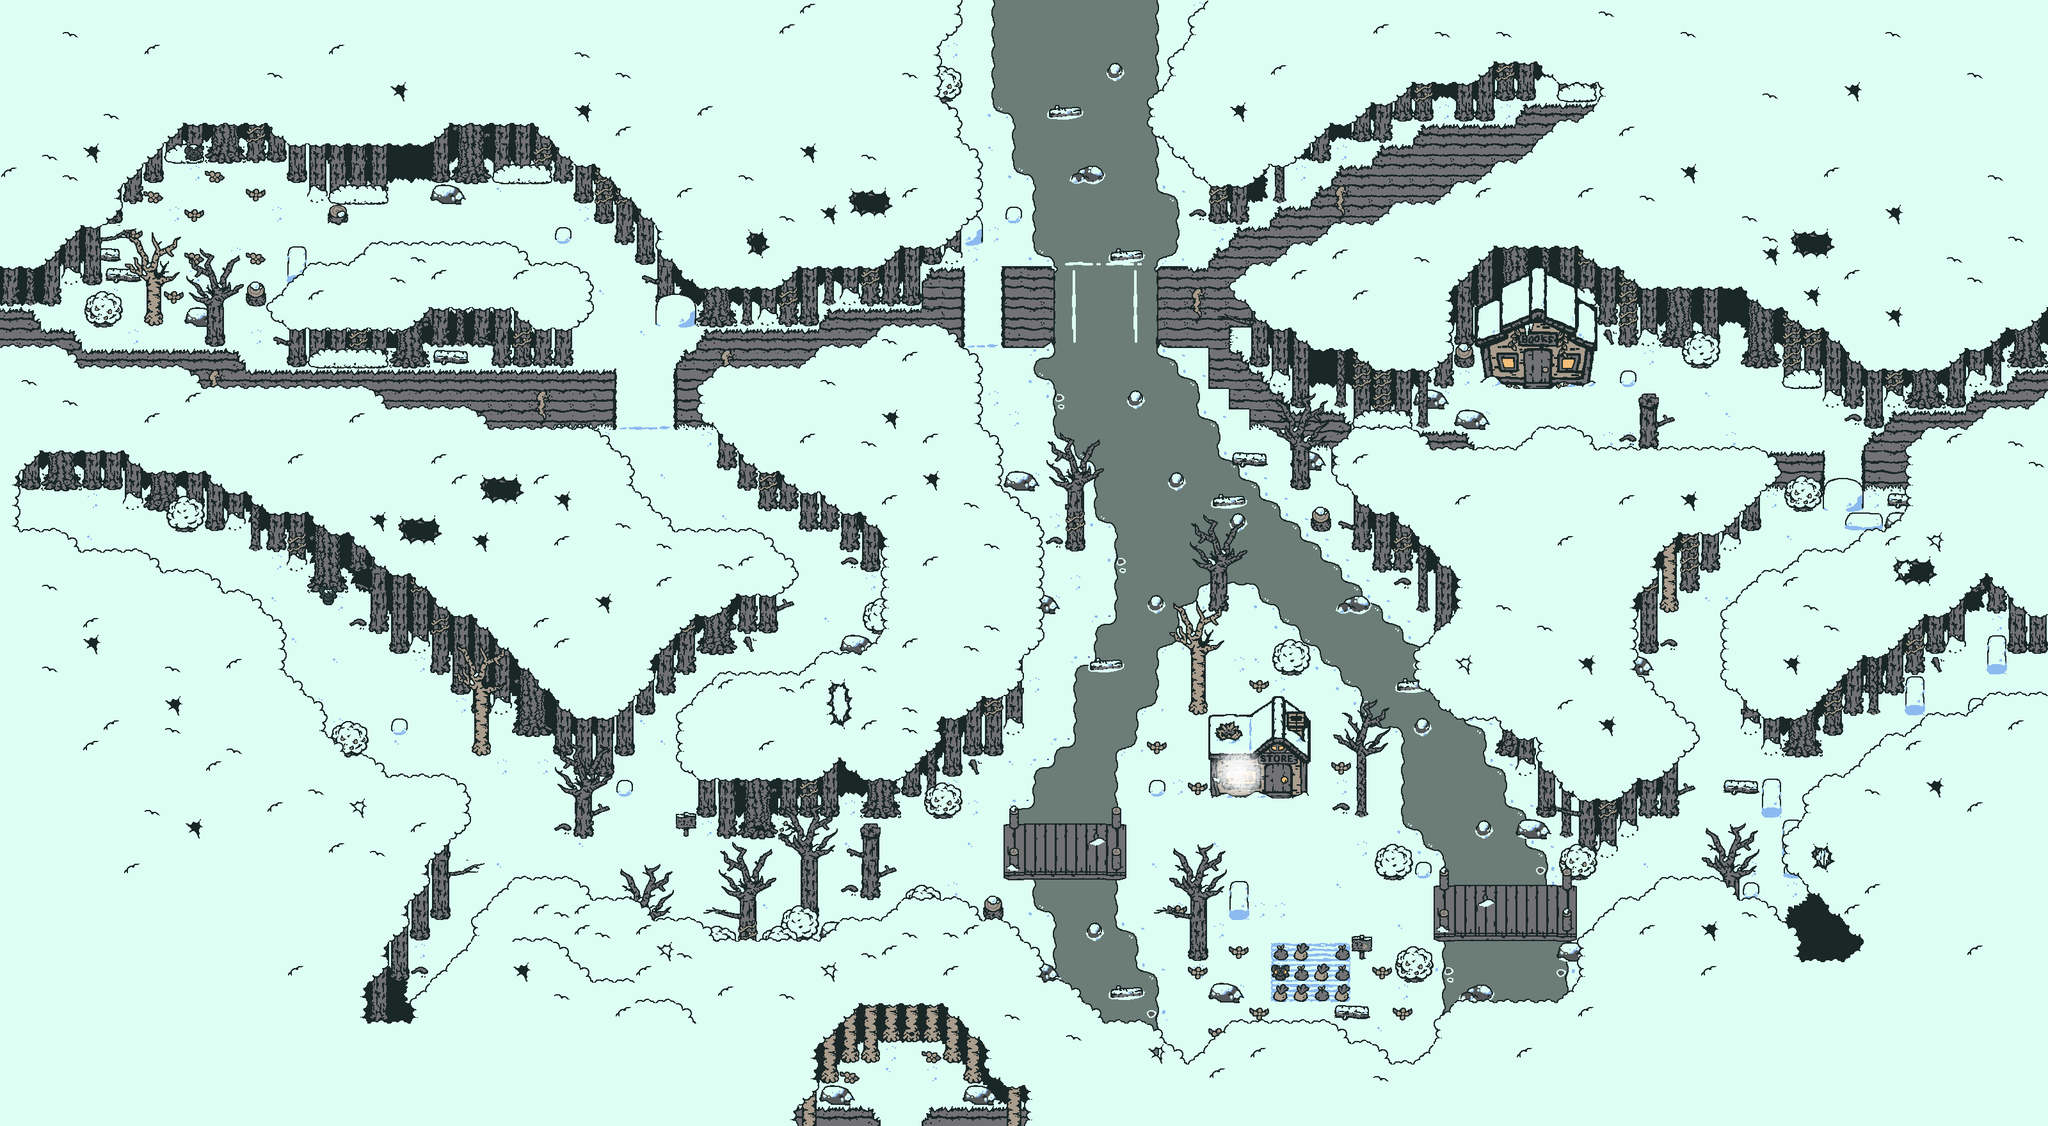

A level layout from a 2D game, rendered from its tile map. Below: a short description, then the map file with tile-grid data replaced by summaries:
An orthogonal 100x55 tile map with 32x32 px tiles, 5 tile layers (FLOOR, MIDDLE, ABOVE, LIGHT, ...), 6 tilesets and 413 objects (38x ice, 9x portal, 2x door, 2x sign, 2x signback, ...).

<map version="1.2" tiledversion="1.2.3" orientation="orthogonal" renderorder="right-down" width="100" height="55" tilewidth="32" tileheight="32" infinite="0" nextlayerid="10" nextobjectid="1054">
 <tileset firstgid="1" source="tilesets/objects.tsx" />
 <tileset firstgid="9" source="tilesets/trees_frost.tsx" />
 <tileset firstgid="174" source="tilesets/forest_frost.tsx" />
 <tileset firstgid="430" source="tilesets/shop_exterior_frost.tsx" />
 <tileset firstgid="470" source="tilesets/bookstore_exterior_frost.tsx" />
 <tileset firstgid="506" source="tilesets/light.tsx" />
 <layer id="1" name="FLOOR" width="100" height="55">
  <data>[5500 cells, 5499 non-empty, 78 distinct tile ids]</data>
 </layer>
 <layer id="2" name="MIDDLE" width="100" height="55">
  <data>[5500 cells, 837 non-empty, 112 distinct tile ids]</data>
 </layer>
 <layer id="3" name="ABOVE" width="100" height="55">
  <data>[5500 cells, 494 non-empty, 91 distinct tile ids]</data>
 </layer>
 <layer id="9" name="LIGHT" width="100" height="55">
  <data>[5500 cells, 9 non-empty, 9 distinct tile ids]</data>
 </layer>
 <layer id="4" name="OVERHEAD" width="100" height="55">
  <data>[5500 cells, 3516 non-empty, 24 distinct tile ids]</data>
 </layer>
 <objectgroup color="#b038d8" id="5" name="SLOPES" visible="0">
  <object id="468" x="960" y="576" width="96" height="96" />
  <object id="470" x="1648" y="416" width="160" height="128" />
  <object id="471" x="2848" y="704" width="64" height="64" />
  <object id="851" x="1376" y="1728" width="64" height="32" />
  <object id="1018" x="1504" y="416" width="64" height="128" />
 </objectgroup>
 <objectgroup color="#c1e702" id="7" name="COLLISION" opacity="0.51">
  <object id="200" x="1248" y="1408" width="32" height="32" />
  <object id="204" x="1120" y="1280" width="96" height="32" />
  <object id="209" x="0" y="1504" width="608" height="256" />
  <object id="212" x="0" y="1472" width="640" height="32" />
  <object id="213" x="0" y="1440" width="672" height="32" />
  <object id="214" x="0" y="1408" width="704" height="32" />
  <object id="215" x="1408" y="1472" width="128" height="32" />
  <object id="217" x="1408" y="608" width="64" height="640" />
  <object id="218" x="1472" y="608" width="32" height="608" />
  <object id="219" x="1504" y="800" width="32" height="384" />
  <object id="220" x="1568" y="928" width="32" height="224" />
  <object id="222" x="1088" y="1120" width="192" height="160" />
  <object id="223" x="896" y="800" width="64" height="416" />
  <object id="224" x="864" y="800" width="32" height="384" />
  <object id="225" x="832" y="832" width="32" height="320" />
  <object id="227" x="1536" y="1408" width="32" height="32" />
  <object id="229" x="896" y="1280" width="32" height="32" />
  <object id="237" x="1088" y="1472" width="224" height="32" />
  <object id="238" x="1216" y="1440" width="64" height="32" />
  <object id="239" x="1408" y="1408" width="64" height="32" />
  <object id="240" x="1440" y="1248" width="64" height="32" />
  <object id="246" x="1344" y="1376" width="32" height="32" />
  <object id="247" x="1280" y="1440" width="56" height="32" />
  <object id="258" x="1280" y="1248" width="32" height="32" />
  <object id="259" x="0" y="1376" width="704" height="32" />
  <object id="260" x="960" y="800" width="32" height="384" />
  <object id="261" x="992" y="832" width="32" height="288" />
  <object id="262" x="1024" y="864" width="32" height="224" />
  <object id="263" x="1056" y="896" width="32" height="160" />
  <object id="264" x="1088" y="896" width="64" height="128" />
  <object id="265" x="1152" y="896" width="64" height="96" />
  <object id="268" x="1312" y="992" width="56" height="32" />
  <object id="272" x="1344" y="960" width="64" height="32" />
  <object id="274" x="1344" y="1088" width="64" height="192" />
  <object id="275" x="1344" y="608" width="64" height="288" />
  <object id="276" x="1312" y="608" width="32" height="256" />
  <object id="277" x="1280" y="608" width="32" height="224" />
  <object id="278" x="1248" y="608" width="32" height="224" />
  <object id="279" x="1184" y="608" width="64" height="192" />
  <object id="280" x="1152" y="608" width="32" height="160" />
  <object id="281" x="1120" y="608" width="32" height="128" />
  <object id="282" x="1568" y="736" width="56" height="32" />
  <object id="283" x="1600" y="928" width="56" height="32" />
  <object id="285" x="2232" y="1664" width="968" height="96" />
  <object id="315" x="2432" y="1472" width="384" height="32" />
  <object id="317" x="2592" y="1440" width="192" height="32" />
  <object id="324" x="2880" y="1280" width="320" height="160" />
  <object id="327" x="2912" y="1248" width="288" height="32" />
  <object id="328" x="2944" y="1216" width="256" height="32" />
  <object id="329" x="3008" y="1184" width="192" height="32" />
  <object id="330" x="3072" y="1152" width="128" height="32" />
  <object id="343" x="1888" y="928" width="32" height="32" />
  <object id="345" x="800" y="832" width="32" height="320" />
  <object id="346" x="736" y="864" width="64" height="256" />
  <object id="347" x="704" y="864" width="32" height="224" />
  <object id="348" x="672" y="896" width="32" height="160" />
  <object id="349" x="608" y="928" width="64" height="96" />
  <object id="350" x="576" y="960" width="32" height="32" />
  <object id="351" x="480" y="576" width="64" height="352" />
  <object id="352" x="544" y="576" width="32" height="320" />
  <object id="353" x="576" y="576" width="32" height="256" />
  <object id="355" x="608" y="576" width="64" height="224" />
  <object id="356" x="672" y="576" width="96" height="192" />
  <object id="357" x="768" y="576" width="160" height="160" />
  <object id="358" x="448" y="576" width="32" height="320" />
  <object id="359" x="392" y="576" width="56" height="288" />
  <object id="360" x="256" y="544" width="136" height="288" />
  <object id="361" x="192" y="544" width="64" height="256" />
  <object id="362" x="0" y="544" width="192" height="224" />
  <object id="363" x="0" y="1344" width="704" height="32" />
  <object id="364" x="0" y="1312" width="704" height="32" />
  <object id="365" x="0" y="1280" width="704" height="32" />
  <object id="367" x="0" y="1248" width="640" height="32" />
  <object id="368" x="0" y="1216" width="576" height="32" />
  <object id="369" x="0" y="1184" width="512" height="32" />
  <object id="370" x="0" y="1120" width="480" height="64" />
  <object id="372" x="0" y="1088" width="448" height="32" />
  <object id="373" x="0" y="1056" width="384" height="32" />
  <object id="375" x="0" y="992" width="352" height="64" />
  <object id="376" x="0" y="928" width="288" height="64" />
  <object id="379" x="736" y="1152" width="32" height="32" />
  <object id="380" x="512" y="1152" width="64" height="64" />
  <object id="382" x="2240" y="1440" width="32" height="32" />
  <object id="383" x="2432" y="1440" width="32" height="32" />
  <object id="384" x="2248" y="1368" width="16" height="32" />
  <object id="385" x="2440" y="1368" width="16" height="32" />
  <object id="387" x="2400" y="704" width="128" height="608" />
  <object id="388" x="2496" y="1312" width="32" height="32" />
  <object id="393" x="2752" y="928" width="96" height="256" />
  <object id="394" x="2848" y="928" width="32" height="224" />
  <object id="395" x="2880" y="896" width="56" height="224" />
  <object id="396" x="2944" y="928" width="32" height="160" />
  <object id="397" x="2976" y="928" width="32" height="128" />
  <object id="399" x="3104" y="640" width="96" height="320" />
  <object id="400" x="2720" y="992" width="32" height="160" />
  </objectgroup>
 <objectgroup color="#f99a00" id="8" name="ENTITIES" opacity="0.76">
  <!-- 27 objects omitted --></objectgroup>
 <objectgroup color="#32ddaa" id="6" name="TERRAIN" visible="0">
  <!-- 40 objects omitted --></objectgroup>
</map>
<!-- 313 of 413 objects omitted -->
